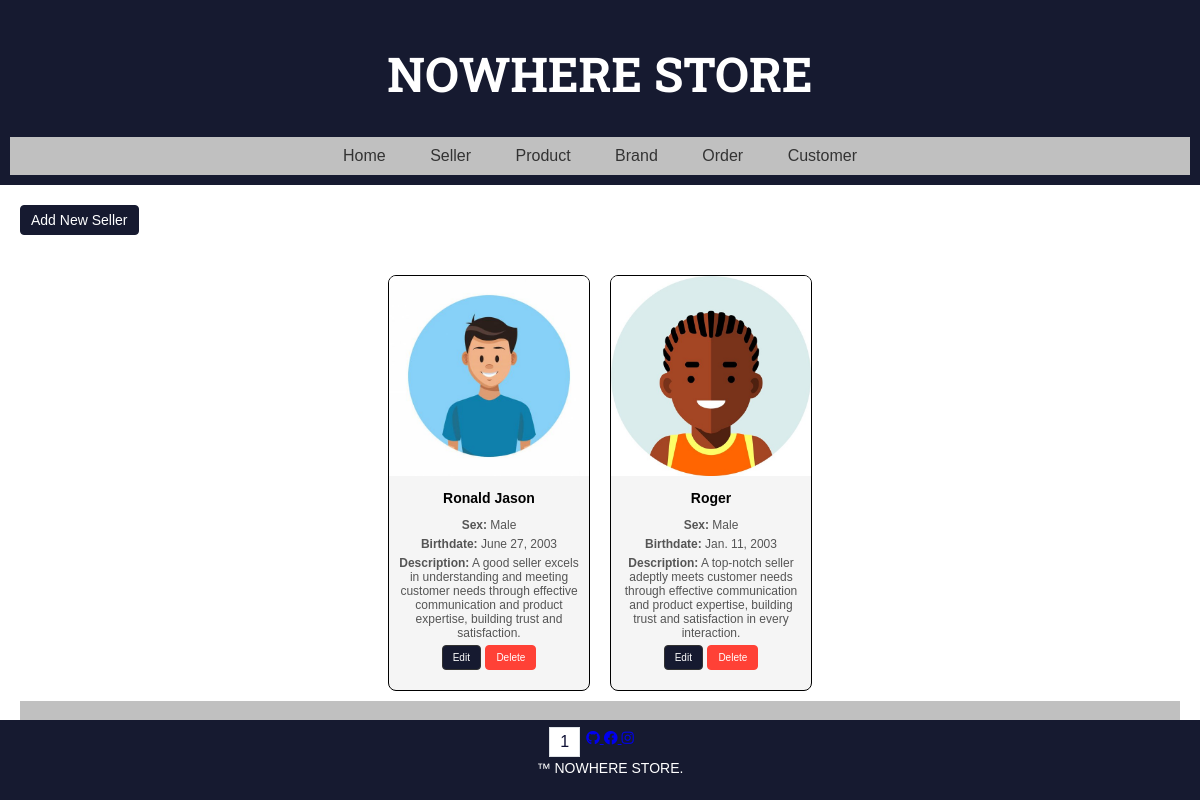
Page /Seller on the committed database.
### store/models.py (models this page shows, shortened)
class BaseModel(models.Model):
    created_at = models.DateTimeField(auto_now_add=True, db_index=True)
    updated_at = models.DateTimeField(auto_now=True)
    class Meta:
        abstract = True

class Seller(BaseModel):
    Sex = (
        ('Male', 'Male'),
        ('Female', 'Female'),
        ('Prefer not to say', 'Prefer not to say'),
    )
    name_of_seller = models.CharField(max_length=20, null=True, blank=True)
    sex = models.CharField(max_length=17, null=True, blank=True, choices=Sex)
    birthdate = models.DateField(null=True, blank=True)
    description = models.CharField(max_length=250, null=True, blank=True)
    image = models.ImageField(upload_to='media/seller_images/', blank=True, null=True)

### store/views.py (the view)
# urls.py: path('Seller', views.SellerList.as_view(), name='Seller'),
class SellerList(ListView):
    model = Seller
    context_object_name = 'Sellers'
    template_name = 'Seller.html'
    paginate_by = 2

### store/templates/Seller.html (shortened to what this page needs)
{% extends 'base.html' %}
{% block navbar %}
<nav>
    <a href="{% url 'MAIN' %}">Home</a>
    <a href="{% url 'Seller' %}">Seller</a>
    <a href="{% url 'product' %}" class="active">Product</a>
    <a href="{% url 'brand' %}">Brand</a>
    <a href="{% url 'order' %}">Order</a>
    <a href="{% url 'customer' %}">Customer</a>
</nav>
{% endblock %}
{% block content %}
    <a href="{% url 'Seller-add' %}" class="btn btn-outline-primary">Add New Seller</a><br>
    <section class="Seller-cards-container">
        {% for seller in Sellers %}
            <div class="compact-card seller-card-box">
                <img src="{% if seller.image %}{{ seller.image.url }}{% else %}path/to/default-image.jpg{% endif %}" alt="{% if seller.image %}{{ seller.name_of_seller }} Image{% else %}Default Image{% endif %}">
                <div class="compact-card-content">
                    <h2>{{ seller.name_of_seller }}</h2>
                    <p><strong>Sex:</strong> {{ seller.sex }}</p>
                    <p><strong>Birthdate:</strong> {{ seller.birthdate }}</p>
                    <p><strong>Description:</strong> {{ seller.description }}</p>
                    <div class="seller-actions">
                        <a href="{% url 'Seller-edit' seller.id %}" class="btn btn-outline-secondary">Edit</a>
                        <a href="{% url 'Seller-del' seller.id %}" class="btn btn-outline-danger" style="color: #fff !important;">Delete</a>
                    </div>
                </div>
            </div>
        {% endfor %}
    </section>
    <div class="pagination-container">
        {% include 'includes/pagination.html' %}
    </div>
{% endblock %}

### store/templates/base.html (shortened to what this page needs)
{% load static %}
<!DOCTYPE html>
<html lang="en">
<head>
    <link rel="stylesheet" href="{% static 'css/styles.css' %}" />
    <link rel="stylesheet" href="https://cdnjs.cloudflare.com/ajax/libs/font-awesome/5.15.4/css/all.min.css">
</head>
<body>
    <header>
        {% block header %}
            <div class="logo">
                <h1>NOWHERE STORE</h1>
            </div>
        {% endblock %}
        {% block navbar %}{% endblock %}
    </header>
    <main>
        {% block content %}{% endblock %}
    </main>
    {% include 'includes/footer.html' %}
</body>
</html>

### store/templates/includes/pagination.html (shortened to what this page needs)
{% if is_paginated %}
  <nav aria-label="Topics pagination" class="mb-4">
    <ul class="pagination">
      {% if page_obj.number > 1 %}
          <li class="page-item">
            <a class="page-link" href="?page=1">First</a>
          </li>
      {% else %}
          <li class="page-item disabled">
            <span class="page-link">First</span>
          </li>
      {% endif %}
      {% if page_obj.has_previous %}
        <li class="page-item">
          <a class="page-link" href="?page={{ page_obj.previous_page_number}}">Previous</a>
        </li>
      {% else %}
        <li class="page-item disabled">
          <span class="page-link">Previous</span>
        </li>
      {% endif %}
      {% for page_num in paginator.page_range %}
        {% if page_obj.number == page_num %}
          <li class="page-item active">
            <span class="page-link">
              {{ page_num }}
            </span>
          </li>
        {% elif page_num > page_obj.number|add:'-3' and page_num < page_obj.number|add:'3' %}
          <li class="page-item">
            <a class="page-link" href="?page={{ page_num }}">{{ page_num }}</a>
          </li>
        {% endif %}
      {% endfor %}
      {% if page_obj.has_next %}
        <li class="page-item">
          <a class="page-link" href="?page={{ page_obj.next_page_number }}">Next</a>
        </li>
      {% else %}
        <li class="page-item disabled">
          <span class="page-link">Next</span>
        </li>
      {% endif %}
      {% if page_obj.number != paginator.num_pages %}
        <li class="page-item">
          <a class="page-link" href="?page={{ paginator.num_pages }}">Last</a>
        </li>
      {% else %}
        <li class="page-item disabled">
          <span class="page-link">Last</span>
        </li>
      {% endif %}
    </ul>
  </nav>
{% endif %}

### store/templates/includes/footer.html
<footer>
    <div class="social-icons">
        <a href="https://github.com/DarsVelasco" target="_blank" class="icon-link">
            <i class="fab fa-github"></i>
        </a>
        <a href="https://facebook.com/liebe.09.04" target="_blank" class="icon-link">
            <i class="fab fa-facebook"></i>
        </a>
        <a href="https://instagram.com/Sonzai21" target="_blank" class="icon-link">
            <i class="fab fa-instagram"></i>
        </a>
    </div>
    <p>
        &trade; NOWHERE STORE.
    </p>
</footer>

### store/static/css/styles.css (style rules this page uses)
body { font-family: 'Arial', sans-serif; margin: 0; padding: 0; background-image: url('./../images/bg.jpg'); background-size: cover; background-position: center; background-attachment: fixed; }
header { background-color: #161A30; color: #fff; padding: 10px; text-align: center; }
.logo { margin: 0; font-family: 'Roboto Slab', serif; font-size: 24px; }
nav { background-color: #C0C0C0; padding: 10px; }
nav a { text-decoration: none; color: #333; padding: 10px; margin: 0 10px; }
main { padding: 20px; }
section { background-color: rgba(255, 255, 255, 0.8); border-radius: 10px; margin-top: 20px; overflow: hidden; text-align: center; display: flex; flex-wrap: wrap; justify-content: center; align-items: center; }
.compact-card { width: 200px; border: 1px solid #000; border-radius: 8px; overflow: hidden; margin: 10px; display: inline-block; background-color: #f5f5f5; }
.compact-card img { width: 100%; height: auto; }
.compact-card-content { padding: 10px; }
.compact-card h2 { margin-top: 0; font-size: 14px; }
.compact-card p { color: #555; margin: 5px 0; font-size: 12px; }
.compact-card a.btn { display: inline-block; padding: 6px 10px; background-color: #161A30; color: #fff; text-decoration: none; border-radius: 4px; font-size: 10px; }
footer { background-color: #161A30; color: #fff; padding: 10px; text-align: center; position: fixed; bottom: 0; width: 100%; font-size: 14px; }
.pagination { display: flex; justify-content: center; list-style: none; padding: 0; }
.page-item { margin-right: 5px; }
.page-link { display: block; padding: 5px 10px; text-decoration: none; border: 1px solid #dee2e6; color: #0F1035; background-color: #fff; }
.page-item.disabled { color: #0F1035; pointer-events: none; cursor: not-allowed; background-color: #FFFFEC; border-color: #FFFFEC; }
.page-item.active { color: #FFFFEC; background-color: #FFFFEC; border-color: #FFFFEC; z-index: 3; }
.btn { display: inline-block; padding: 6px 10px; margin-bottom: 10px; text-decoration: none; border-radius: 4px; font-size: 14px; }
.btn-outline-primary { color: #fff; background-color: #161A30; border: 1px solid #161A30; }
.btn-outline-secondary { color: #fff; background-color: #333; border: 1px solid #333; }
.btn-outline-danger { color: #fff; background-color: #FF4136; border: 1px solid #FF4136; }
.seller-actions a.btn.btn-outline-danger { color: #fff; background-color: #FF4136; border: 1px solid #FF4136; }

### rows in the picture
Seller: image (picture), name_of_seller "Ronald Jason", sex "Male", birthdate "June 27, 2003", description "A good seller excels in understanding and meeting customer needs through effective communication and product expertise, building trust and satisfaction."
Seller: image (picture), name_of_seller "Roger", sex "Male", birthdate "Jan. 11, 2003", description "A top-notch seller adeptly meets customer needs through effective communication and product expertise, building trust and satisfaction in every interaction."

### other values in the picture
{{ page_num }} "1"
